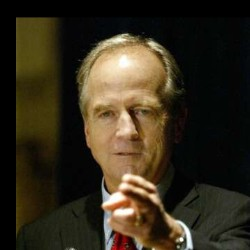
#> input picture lab3/face_detection/face_002.jpg, 250 x 250 px
$ python face_detection.py
#> lines starting #> are read from the running program, lines starting #| are printed output that depends on the picture; after the words box and inside, x2 and y2 are one past the last pixel; in counts of white or black regions, pixels touching at a corner belong together
import cv2

# if you get error when running the following code, maybe you should change the relative paths to absolute paths.
if __name__ == '__main__':

    # load cascade classifier training file for haarcascade
    face_cascade = cv2.CascadeClassifier('./haarcascade_frontalface_default.xml')

    # load test image
    img = cv2.imread('./face_002.jpg')
#> img is the input picture: shape (250, 250, 3); mean B, G, R 28.9, 45, 53.4

    # convert the test image to gray image as opencv face detector expects gray images
    gray = cv2.cvtColor(img, cv2.COLOR_BGR2GRAY)
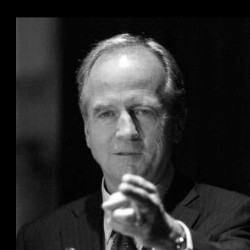
#> gray: shape (250, 250); min 0, max 255, mean 45.7

    # detect
    faces = face_cascade.detectMultiScale(gray, 1.3, 5)
#> faces = [[70, 70, 112, 112]]

    # draw the detected faces in the test image
    for (x,y,w,h) in faces:
        cv2.rectangle(img, (x,y), (x+w, y+h), (255, 0, 0), 2)
#> this loop made 1 pass
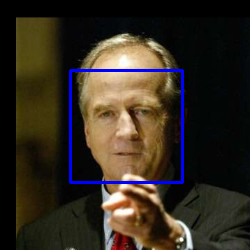
#> img: shape (250, 250, 3); 2.14% of pixels changed, all inside (x1, y1, x2, y2) = (69, 69, 184, 184)

    # show and save the result
    cv2.imshow('img', img)
    cv2.imwrite('./result.jpg', img)
    cv2.waitKey(0)
    cv2.destroyAllWindows()
